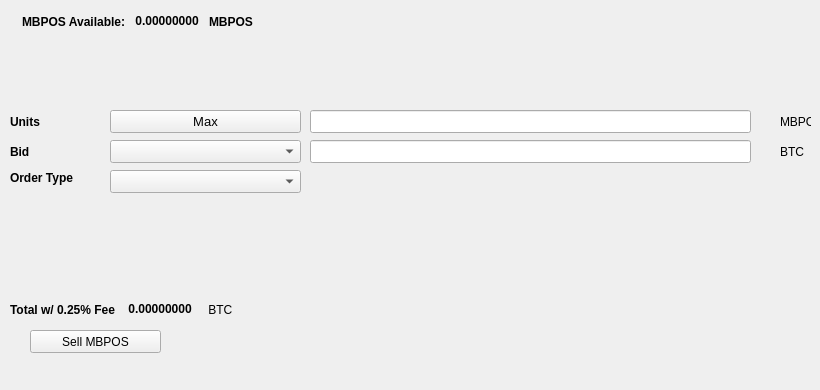
   <widget class="QWidget" name="SellTab">
    <attribute name="title">
     <string>Sell</string>
    </attribute>
    <widget class="QLabel" name="label_16">
     <property name="geometry">
      <rect>
       <x>780</x>
       <y>140</y>
       <width>31</width>
       <height>23</height>
      </rect>
     </property>
     <property name="text">
      <string>BTC</string>
     </property>
    </widget>
    <widget class="QComboBox" name="SellBidcomboBox">
     <property name="geometry">
      <rect>
       <x>110</x>
       <y>140</y>
       <width>191</width>
       <height>23</height>
      </rect>
     </property>
     <property name="font">
      <font>
       <pointsize>10</pointsize>
      </font>
     </property>
    </widget>
    <widget class="QLabel" name="label_18">
     <property name="geometry">
      <rect>
       <x>10</x>
       <y>110</y>
       <width>46</width>
       <height>23</height>
      </rect>
     </property>
     <property name="font">
      <font>
       <weight>75</weight>
       <bold>true</bold>
      </font>
     </property>
     <property name="text">
      <string>Units</string>
     </property>
    </widget>
    <widget class="QPushButton" name="Sell_Max_Amount">
     <property name="geometry">
      <rect>
       <x>110</x>
       <y>110</y>
       <width>191</width>
       <height>23</height>
      </rect>
     </property>
     <property name="font">
      <font>
       <pointsize>10</pointsize>
      </font>
     </property>
     <property name="text">
      <string>Max</string>
     </property>
    </widget>
    <widget class="QLabel" name="label_20">
     <property name="geometry">
      <rect>
       <x>10</x>
       <y>170</y>
       <width>91</width>
       <height>16</height>
      </rect>
     </property>
     <property name="font">
      <font>
       <weight>75</weight>
       <bold>true</bold>
      </font>
     </property>
     <property name="text">
      <string>Order Type</string>
     </property>
    </widget>
    <widget class="QComboBox" name="SellOrdertypeCombo">
     <property name="geometry">
      <rect>
       <x>110</x>
       <y>170</y>
       <width>191</width>
       <height>23</height>
      </rect>
     </property>
     <property name="font">
      <font>
       <pointsize>10</pointsize>
      </font>
     </property>
    </widget>
    <widget class="QLabel" name="label_21">
     <property name="geometry">
      <rect>
       <x>10</x>
       <y>140</y>
       <width>46</width>
       <height>23</height>
      </rect>
     </property>
     <property name="font">
      <font>
       <weight>75</weight>
       <bold>true</bold>
      </font>
     </property>
     <property name="text">
      <string>Bid</string>
     </property>
    </widget>
    <widget class="QLabel" name="label_22">
     <property name="geometry">
      <rect>
       <x>780</x>
       <y>110</y>
       <width>31</width>
       <height>23</height>
      </rect>
     </property>
     <property name="text">
      <string>MBPOS</string>
     </property>
    </widget>
    <widget class="QLineEdit" name="UnitsInputMBPOS">
     <property name="geometry">
      <rect>
       <x>310</x>
       <y>110</y>
       <width>441</width>
       <height>23</height>
      </rect>
     </property>
     <property name="font">
      <font>
       <pointsize>9</pointsize>
       <weight>75</weight>
       <bold>true</bold>
      </font>
     </property>
    </widget>
    <widget class="QLineEdit" name="SellBidPriceEdit">
     <property name="geometry">
      <rect>
       <x>310</x>
       <y>140</y>
       <width>441</width>
       <height>23</height>
      </rect>
     </property>
     <property name="font">
      <font>
       <pointsize>9</pointsize>
       <weight>75</weight>
       <bold>true</bold>
      </font>
     </property>
    </widget>
    <widget class="QPushButton" name="SellMBPOSBTN">
     <property name="geometry">
      <rect>
       <x>30</x>
       <y>330</y>
       <width>131</width>
       <height>23</height>
      </rect>
     </property>
     <property name="text">
      <string>Sell MBPOS</string>
     </property>
     <property name="icon">
      <iconset resource="../masterbitpos">
       <normaloff>:/icons/bitcoin</normaloff>:/icons/bitcoin</iconset>
     </property>
    </widget>
    <widget class="QWidget" name="layoutWidget3">
     <property name="geometry">
      <rect>
       <x>22</x>
       <y>12</y>
       <width>258</width>
       <height>19</height>
      </rect>
     </property>
     <layout class="QHBoxLayout" name="horizontalLayout">
      <item>
       <widget class="QLabel" name="label232_2">
        <property name="font">
         <font>
          <weight>75</weight>
          <bold>true</bold>
         </font>
        </property>
        <property name="text">
         <string>MBPOS Available:</string>
        </property>
       </widget>
      </item>
      <item>
       <widget class="QLabel" name="MBPOSAvailableLabel">
        <property name="palette">
         <palette>
          <active>
           <colorrole role="WindowText">
            <brush brushstyle="SolidPattern">
             <color alpha="255">
              <red>0</red>
              <green>0</green>
              <blue>0</blue>
             </color>
            </brush>
           </colorrole>
           <colorrole role="Button">
            <brush brushstyle="SolidPattern">
             <color alpha="255">
              <red>0</red>
              <green>170</green>
              <blue>0</blue>
             </color>
            </brush>
           </colorrole>
           <colorrole role="Light">
            <brush brushstyle="SolidPattern">
             <color alpha="255">
              <red>0</red>
              <green>255</green>
              <blue>0</blue>
             </color>
            </brush>
           </colorrole>
           <colorrole role="Midlight">
            <brush brushstyle="SolidPattern">
             <color alpha="255">
              <red>0</red>
              <green>212</green>
              <blue>0</blue>
             </color>
            </brush>
           </colorrole>
           <colorrole role="Dark">
            <brush brushstyle="SolidPattern">
             <color alpha="255">
              <red>0</red>
              <green>85</green>
              <blue>0</blue>
             </color>
            </brush>
           </colorrole>
           <colorrole role="Mid">
            <brush brushstyle="SolidPattern">
             <color alpha="255">
              <red>0</red>
              <green>113</green>
              <blue>0</blue>
             </color>
            </brush>
           </colorrole>
           <colorrole role="Text">
            <brush brushstyle="SolidPattern">
             <color alpha="255">
              <red>0</red>
              <green>170</green>
              <blue>0</blue>
             </color>
            </brush>
           </colorrole>
           <colorrole role="BrightText">
            <brush brushstyle="SolidPattern">
             <color alpha="255">
              <red>255</red>
              <green>255</green>
              <blue>255</blue>
             </color>
            </brush>
           </colorrole>
           <colorrole role="ButtonText">
            <brush brushstyle="SolidPattern">
             <color alpha="255">
              <red>0</red>
              <green>0</green>
              <blue>0</blue>
             </color>
            </brush>
           </colorrole>
           <colorrole role="Base">
            <brush brushstyle="SolidPattern">
             <color alpha="255">
              <red>255</red>
              <green>255</green>
              <blue>255</blue>
             </color>
            </brush>
           </colorrole>
           <colorrole role="Window">
            <brush brushstyle="SolidPattern">
             <color alpha="255">
              <red>0</red>
              <green>170</green>
              <blue>0</blue>
             </color>
            </brush>
           </colorrole>
           <colorrole role="Shadow">
            <brush brushstyle="SolidPattern">
             <color alpha="255">
              <red>0</red>
              <green>0</green>
              <blue>0</blue>
             </color>
            </brush>
           </colorrole>
           <colorrole role="AlternateBase">
            <brush brushstyle="SolidPattern">
             <color alpha="255">
              <red>127</red>
              <green>212</green>
              <blue>127</blue>
             </color>
            </brush>
           </colorrole>
           <colorrole role="ToolTipBase">
            <brush brushstyle="SolidPattern">
             <color alpha="255">
              <red>255</red>
              <green>255</green>
              <blue>220</blue>
             </color>
            </brush>
           </colorrole>
           <colorrole role="ToolTipText">
            <brush brushstyle="SolidPattern">
             <color alpha="255">
              <red>0</red>
              <green>0</green>
              <blue>0</blue>
             </color>
            </brush>
           </colorrole>
          </active>
          <inactive>
           <colorrole role="WindowText">
            <brush brushstyle="SolidPattern">
             <color alpha="255">
              <red>0</red>
              <green>0</green>
              <blue>0</blue>
             </color>
            </brush>
           </colorrole>
           <colorrole role="Button">
            <brush brushstyle="SolidPattern">
             <color alpha="255">
              <red>0</red>
              <green>170</green>
              <blue>0</blue>
             </color>
            </brush>
           </colorrole>
           <colorrole role="Light">
            <brush brushstyle="SolidPattern">
             <color alpha="255">
              <red>0</red>
              <green>255</green>
              <blue>0</blue>
             </color>
            </brush>
           </colorrole>
           <colorrole role="Midlight">
            <brush brushstyle="SolidPattern">
             <color alpha="255">
              <red>0</red>
              <green>212</green>
              <blue>0</blue>
             </color>
            </brush>
           </colorrole>
           <colorrole role="Dark">
            <brush brushstyle="SolidPattern">
             <color alpha="255">
              <red>0</red>
              <green>85</green>
              <blue>0</blue>
             </color>
            </brush>
           </colorrole>
           <colorrole role="Mid">
            <brush brushstyle="SolidPattern">
             <color alpha="255">
              <red>0</red>
              <green>113</green>
              <blue>0</blue>
             </color>
            </brush>
           </colorrole>
           <colorrole role="Text">
            <brush brushstyle="SolidPattern">
             <color alpha="255">
              <red>0</red>
              <green>170</green>
              <blue>0</blue>
             </color>
            </brush>
           </colorrole>
           <colorrole role="BrightText">
            <brush brushstyle="SolidPattern">
             <color alpha="255">
              <red>255</red>
              <green>255</green>
              <blue>255</blue>
             </color>
            </brush>
           </colorrole>
           <colorrole role="ButtonText">
            <brush brushstyle="SolidPattern">
             <color alpha="255">
              <red>0</red>
              <green>0</green>
              <blue>0</blue>
             </color>
            </brush>
           </colorrole>
           <colorrole role="Base">
            <brush brushstyle="SolidPattern">
             <color alpha="255">
              <red>255</red>
              <green>255</green>
              <blue>255</blue>
             </color>
            </brush>
           </colorrole>
           <colorrole role="Window">
            <brush brushstyle="SolidPattern">
             <color alpha="255">
              <red>0</red>
              <green>170</green>
              <blue>0</blue>
             </color>
            </brush>
           </colorrole>
           <colorrole role="Shadow">
            <brush brushstyle="SolidPattern">
             <color alpha="255">
              <red>0</red>
              <green>0</green>
              <blue>0</blue>
             </color>
            </brush>
           </colorrole>
           <colorrole role="AlternateBase">
            <brush brushstyle="SolidPattern">
             <color alpha="255">
              <red>127</red>
              <green>212</green>
              <blue>127</blue>
             </color>
            </brush>
           </colorrole>
           <colorrole role="ToolTipBase">
            <brush brushstyle="SolidPattern">
             <color alpha="255">
              <red>255</red>
              <green>255</green>
              <blue>220</blue>
             </color>
            </brush>
           </colorrole>
           <colorrole role="ToolTipText">
            <brush brushstyle="SolidPattern">
             <color alpha="255">
              <red>0</red>
              <green>0</green>
              <blue>0</blue>
             </color>
            </brush>
           </colorrole>
          </inactive>
          <disabled>
           <colorrole role="WindowText">
            <brush brushstyle="SolidPattern">
             <color alpha="255">
              <red>0</red>
              <green>85</green>
              <blue>0</blue>
             </color>
            </brush>
           </colorrole>
           <colorrole role="Button">
            <brush brushstyle="SolidPattern">
             <color alpha="255">
              <red>0</red>
              <green>170</green>
              <blue>0</blue>
             </color>
            </brush>
           </colorrole>
           <colorrole role="Light">
            <brush brushstyle="SolidPattern">
             <color alpha="255">
              <red>0</red>
              <green>255</green>
              <blue>0</blue>
             </color>
            </brush>
           </colorrole>
           <colorrole role="Midlight">
            <brush brushstyle="SolidPattern">
             <color alpha="255">
              <red>0</red>
              <green>212</green>
              <blue>0</blue>
             </color>
            </brush>
           </colorrole>
           <colorrole role="Dark">
            <brush brushstyle="SolidPattern">
             <color alpha="255">
              <red>0</red>
              <green>85</green>
              <blue>0</blue>
             </color>
            </brush>
           </colorrole>
           <colorrole role="Mid">
            <brush brushstyle="SolidPattern">
             <color alpha="255">
              <red>0</red>
              <green>113</green>
              <blue>0</blue>
             </color>
            </brush>
           </colorrole>
           <colorrole role="Text">
            <brush brushstyle="SolidPattern">
             <color alpha="255">
              <red>0</red>
              <green>85</green>
              <blue>0</blue>
             </color>
            </brush>
           </colorrole>
           <colorrole role="BrightText">
            <brush brushstyle="SolidPattern">
             <color alpha="255">
              <red>255</red>
              <green>255</green>
              <blue>255</blue>
             </color>
            </brush>
           </colorrole>
           <colorrole role="ButtonText">
            <brush brushstyle="SolidPattern">
             <color alpha="255">
              <red>0</red>
              <green>85</green>
              <blue>0</blue>
             </color>
            </brush>
           </colorrole>
           <colorrole role="Base">
            <brush brushstyle="SolidPattern">
             <color alpha="255">
              <red>0</red>
              <green>170</green>
              <blue>0</blue>
             </color>
            </brush>
           </colorrole>
           <colorrole role="Window">
            <brush brushstyle="SolidPattern">
             <color alpha="255">
              <red>0</red>
              <green>170</green>
              <blue>0</blue>
             </color>
            </brush>
           </colorrole>
           <colorrole role="Shadow">
            <brush brushstyle="SolidPattern">
             <color alpha="255">
              <red>0</red>
              <green>0</green>
              <blue>0</blue>
             </color>
            </brush>
           </colorrole>
           <colorrole role="AlternateBase">
            <brush brushstyle="SolidPattern">
             <color alpha="255">
              <red>0</red>
              <green>170</green>
              <blue>0</blue>
             </color>
            </brush>
           </colorrole>
           <colorrole role="ToolTipBase">
            <brush brushstyle="SolidPattern">
             <color alpha="255">
              <red>255</red>
              <green>255</green>
              <blue>220</blue>
             </color>
            </brush>
           </colorrole>
           <colorrole role="ToolTipText">
            <brush brushstyle="SolidPattern">
             <color alpha="255">
              <red>0</red>
              <green>0</green>
              <blue>0</blue>
             </color>
            </brush>
           </colorrole>
          </disabled>
         </palette>
        </property>
        <property name="font">
         <font>
          <weight>75</weight>
          <bold>true</bold>
         </font>
        </property>
        <property name="text">
         <string> 0.00000000 </string>
        </property>
        <property name="textInteractionFlags">
         <set>Qt::LinksAccessibleByMouse|Qt::TextSelectableByKeyboard|Qt::TextSelectableByMouse</set>
        </property>
       </widget>
      </item>
      <item>
       <widget class="QLabel" name="labelMBPOS">
        <property name="font">
         <font>
          <weight>75</weight>
          <bold>true</bold>
         </font>
        </property>
        <property name="text">
         <string>MBPOS</string>
        </property>
       </widget>
      </item>
     </layout>
    </widget>
    <widget class="QWidget" name="layoutWidget">
     <property name="geometry">
      <rect>
       <x>10</x>
       <y>300</y>
       <width>268</width>
       <height>19</height>
      </rect>
     </property>
     <layout class="QHBoxLayout" name="horizontalLayout_2">
      <item>
       <widget class="QLabel" name="label_19">
        <property name="font">
         <font>
          <weight>75</weight>
          <bold>true</bold>
         </font>
        </property>
        <property name="text">
         <string>Total w/ 0.25% Fee </string>
        </property>
       </widget>
      </item>
      <item>
       <widget class="QLabel" name="SellCostLabel">
        <property name="palette">
         <palette>
          <active>
           <colorrole role="WindowText">
            <brush brushstyle="SolidPattern">
             <color alpha="255">
              <red>0</red>
              <green>0</green>
              <blue>0</blue>
             </color>
            </brush>
           </colorrole>
           <colorrole role="Button">
            <brush brushstyle="SolidPattern">
             <color alpha="255">
              <red>0</red>
              <green>170</green>
              <blue>0</blue>
             </color>
            </brush>
           </colorrole>
           <colorrole role="Light">
            <brush brushstyle="SolidPattern">
             <color alpha="255">
              <red>0</red>
              <green>255</green>
              <blue>0</blue>
             </color>
            </brush>
           </colorrole>
           <colorrole role="Midlight">
            <brush brushstyle="SolidPattern">
             <color alpha="255">
              <red>0</red>
              <green>212</green>
              <blue>0</blue>
             </color>
            </brush>
           </colorrole>
           <colorrole role="Dark">
            <brush brushstyle="SolidPattern">
             <color alpha="255">
              <red>0</red>
              <green>85</green>
              <blue>0</blue>
             </color>
            </brush>
           </colorrole>
           <colorrole role="Mid">
            <brush brushstyle="SolidPattern">
             <color alpha="255">
              <red>0</red>
              <green>113</green>
              <blue>0</blue>
             </color>
            </brush>
           </colorrole>
           <colorrole role="Text">
            <brush brushstyle="SolidPattern">
             <color alpha="255">
              <red>0</red>
              <green>170</green>
              <blue>0</blue>
             </color>
            </brush>
           </colorrole>
           <colorrole role="BrightText">
            <brush brushstyle="SolidPattern">
             <color alpha="255">
              <red>255</red>
              <green>255</green>
              <blue>255</blue>
             </color>
            </brush>
           </colorrole>
           <colorrole role="ButtonText">
            <brush brushstyle="SolidPattern">
             <color alpha="255">
              <red>0</red>
              <green>0</green>
              <blue>0</blue>
             </color>
            </brush>
           </colorrole>
           <colorrole role="Base">
            <brush brushstyle="SolidPattern">
             <color alpha="255">
              <red>255</red>
              <green>255</green>
              <blue>255</blue>
             </color>
            </brush>
           </colorrole>
           <colorrole role="Window">
            <brush brushstyle="SolidPattern">
             <color alpha="255">
              <red>0</red>
              <green>170</green>
              <blue>0</blue>
             </color>
            </brush>
           </colorrole>
           <colorrole role="Shadow">
            <brush brushstyle="SolidPattern">
             <color alpha="255">
              <red>0</red>
              <green>0</green>
              <blue>0</blue>
             </color>
            </brush>
           </colorrole>
           <colorrole role="AlternateBase">
            <brush brushstyle="SolidPattern">
             <color alpha="255">
              <red>127</red>
              <green>212</green>
              <blue>127</blue>
             </color>
            </brush>
           </colorrole>
           <colorrole role="ToolTipBase">
            <brush brushstyle="SolidPattern">
             <color alpha="255">
              <red>255</red>
              <green>255</green>
              <blue>220</blue>
             </color>
            </brush>
           </colorrole>
           <colorrole role="ToolTipText">
            <brush brushstyle="SolidPattern">
             <color alpha="255">
              <red>0</red>
              <green>0</green>
              <blue>0</blue>
             </color>
            </brush>
           </colorrole>
          </active>
          <inactive>
           <colorrole role="WindowText">
            <brush brushstyle="SolidPattern">
             <color alpha="255">
              <red>0</red>
              <green>0</green>
              <blue>0</blue>
             </color>
            </brush>
           </colorrole>
           <colorrole role="Button">
            <brush brushstyle="SolidPattern">
             <color alpha="255">
              <red>0</red>
              <green>170</green>
              <blue>0</blue>
             </color>
            </brush>
           </colorrole>
           <colorrole role="Light">
            <brush brushstyle="SolidPattern">
             <color alpha="255">
              <red>0</red>
              <green>255</green>
              <blue>0</blue>
             </color>
            </brush>
           </colorrole>
           <colorrole role="Midlight">
            <brush brushstyle="SolidPattern">
             <color alpha="255">
              <red>0</red>
              <green>212</green>
              <blue>0</blue>
             </color>
            </brush>
           </colorrole>
           <colorrole role="Dark">
            <brush brushstyle="SolidPattern">
             <color alpha="255">
              <red>0</red>
              <green>85</green>
              <blue>0</blue>
             </color>
            </brush>
           </colorrole>
           <colorrole role="Mid">
            <brush brushstyle="SolidPattern">
             <color alpha="255">
              <red>0</red>
              <green>113</green>
              <blue>0</blue>
             </color>
            </brush>
           </colorrole>
           <colorrole role="Text">
            <brush brushstyle="SolidPattern">
             <color alpha="255">
              <red>0</red>
              <green>170</green>
              <blue>0</blue>
             </color>
            </brush>
           </colorrole>
           <colorrole role="BrightText">
            <brush brushstyle="SolidPattern">
             <color alpha="255">
              <red>255</red>
              <green>255</green>
              <blue>255</blue>
             </color>
            </brush>
           </colorrole>
           <colorrole role="ButtonText">
            <brush brushstyle="SolidPattern">
             <color alpha="255">
              <red>0</red>
              <green>0</green>
              <blue>0</blue>
             </color>
            </brush>
           </colorrole>
           <colorrole role="Base">
            <brush brushstyle="SolidPattern">
             <color alpha="255">
              <red>255</red>
              <green>255</green>
              <blue>255</blue>
             </color>
            </brush>
           </colorrole>
           <colorrole role="Window">
            <brush brushstyle="SolidPattern">
             <color alpha="255">
              <red>0</red>
              <green>170</green>
              <blue>0</blue>
             </color>
            </brush>
           </colorrole>
           <colorrole role="Shadow">
            <brush brushstyle="SolidPattern">
             <color alpha="255">
              <red>0</red>
              <green>0</green>
              <blue>0</blue>
             </color>
            </brush>
           </colorrole>
           <colorrole role="AlternateBase">
            <brush brushstyle="SolidPattern">
             <color alpha="255">
              <red>127</red>
              <green>212</green>
              <blue>127</blue>
             </color>
            </brush>
           </colorrole>
           <colorrole role="ToolTipBase">
            <brush brushstyle="SolidPattern">
             <color alpha="255">
              <red>255</red>
              <green>255</green>
              <blue>220</blue>
             </color>
            </brush>
           </colorrole>
           <colorrole role="ToolTipText">
            <brush brushstyle="SolidPattern">
             <color alpha="255">
              <red>0</red>
              <green>0</green>
              <blue>0</blue>
             </color>
            </brush>
           </colorrole>
          </inactive>
          <disabled>
           <colorrole role="WindowText">
            <brush brushstyle="SolidPattern">
             <color alpha="255">
              <red>0</red>
              <green>85</green>
              <blue>0</blue>
             </color>
            </brush>
           </colorrole>
           <colorrole role="Button">
            <brush brushstyle="SolidPattern">
             <color alpha="255">
              <red>0</red>
              <green>170</green>
              <blue>0</blue>
             </color>
            </brush>
           </colorrole>
           <colorrole role="Light">
            <brush brushstyle="SolidPattern">
             <color alpha="255">
              <red>0</red>
              <green>255</green>
              <blue>0</blue>
             </color>
            </brush>
           </colorrole>
           <colorrole role="Midlight">
            <brush brushstyle="SolidPattern">
             <color alpha="255">
              <red>0</red>
              <green>212</green>
              <blue>0</blue>
             </color>
            </brush>
           </colorrole>
           <colorrole role="Dark">
            <brush brushstyle="SolidPattern">
             <color alpha="255">
              <red>0</red>
              <green>85</green>
              <blue>0</blue>
             </color>
            </brush>
           </colorrole>
           <colorrole role="Mid">
            <brush brushstyle="SolidPattern">
             <color alpha="255">
              <red>0</red>
              <green>113</green>
              <blue>0</blue>
             </color>
            </brush>
           </colorrole>
           <colorrole role="Text">
            <brush brushstyle="SolidPattern">
             <color alpha="255">
              <red>0</red>
              <green>85</green>
              <blue>0</blue>
             </color>
            </brush>
           </colorrole>
           <colorrole role="BrightText">
            <brush brushstyle="SolidPattern">
             <color alpha="255">
              <red>255</red>
              <green>255</green>
              <blue>255</blue>
             </color>
            </brush>
           </colorrole>
           <colorrole role="ButtonText">
            <brush brushstyle="SolidPattern">
             <color alpha="255">
              <red>0</red>
              <green>85</green>
              <blue>0</blue>
             </color>
            </brush>
           </colorrole>
           <colorrole role="Base">
            <brush brushstyle="SolidPattern">
             <color alpha="255">
              <red>0</red>
              <green>170</green>
              <blue>0</blue>
             </color>
            </brush>
           </colorrole>
           <colorrole role="Window">
            <brush brushstyle="SolidPattern">
             <color alpha="255">
              <red>0</red>
              <green>170</green>
              <blue>0</blue>
             </color>
            </brush>
           </colorrole>
           <colorrole role="Shadow">
            <brush brushstyle="SolidPattern">
             <color alpha="255">
              <red>0</red>
              <green>0</green>
              <blue>0</blue>
             </color>
            </brush>
           </colorrole>
           <colorrole role="AlternateBase">
            <brush brushstyle="SolidPattern">
             <color alpha="255">
              <red>0</red>
              <green>170</green>
              <blue>0</blue>
             </color>
            </brush>
           </colorrole>
           <colorrole role="ToolTipBase">
            <brush brushstyle="SolidPattern">
             <color alpha="255">
              <red>255</red>
              <green>255</green>
              <blue>220</blue>
             </color>
            </brush>
           </colorrole>
           <colorrole role="ToolTipText">
            <brush brushstyle="SolidPattern">
             <color alpha="255">
              <red>0</red>
              <green>0</green>
              <blue>0</blue>
             </color>
            </brush>
           </colorrole>
          </disabled>
         </palette>
        </property>
        <property name="font">
         <font>
          <weight>75</weight>
          <bold>true</bold>
         </font>
        </property>
        <property name="autoFillBackground">
         <bool>false</bool>
        </property>
        <property name="text">
         <string> 0.00000000</string>
        </property>
        <property name="textInteractionFlags">
         <set>Qt::LinksAccessibleByMouse|Qt::TextSelectableByMouse</set>
        </property>
       </widget>
      </item>
      <item>
       <widget class="QLabel" name="label_17">
        <property name="font">
         <font>
          <weight>50</weight>
          <bold>false</bold>
         </font>
        </property>
        <property name="text">
         <string> BTC</string>
        </property>
       </widget>
      </item>
     </layout>
    </widget>
    <widget class="QLabel" name="label_23">
     <property name="geometry">
      <rect>
       <x>460</x>
       <y>300</y>
       <width>281</width>
       <height>81</height>
      </rect>
     </property>
     <property name="text">
      <string/>
     </property>
     <property name="pixmap">
      <pixmap>:/images/bittrex</pixmap>
     </property>
    </widget>
   </widget>
